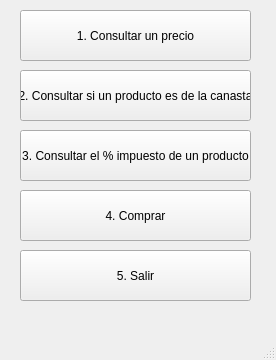
<?xml version="1.0" encoding="UTF-8"?>
<ui version="4.0">
 <class>W_MENU</class>
 <widget class="QMainWindow" name="W_MENU">
  <property name="geometry">
   <rect>
    <x>0</x>
    <y>0</y>
    <width>276</width>
    <height>360</height>
   </rect>
  </property>
  <property name="windowTitle">
   <string>MainWindow</string>
  </property>
  <widget class="QWidget" name="centralwidget">
   <widget class="QPushButton" name="pushButton">
    <property name="geometry">
     <rect>
      <x>20</x>
      <y>10</y>
      <width>231</width>
      <height>51</height>
     </rect>
    </property>
    <property name="text">
     <string>1. Consultar un precio</string>
    </property>
   </widget>
   <widget class="QPushButton" name="pushButton_2">
    <property name="geometry">
     <rect>
      <x>20</x>
      <y>70</y>
      <width>231</width>
      <height>51</height>
     </rect>
    </property>
    <property name="text">
     <string>2. Consultar si un producto es de la canasta</string>
    </property>
   </widget>
   <widget class="QPushButton" name="pushButton_3">
    <property name="geometry">
     <rect>
      <x>20</x>
      <y>130</y>
      <width>231</width>
      <height>51</height>
     </rect>
    </property>
    <property name="text">
     <string>3. Consultar el % impuesto de un producto</string>
    </property>
   </widget>
   <widget class="QPushButton" name="pushButton_4">
    <property name="geometry">
     <rect>
      <x>20</x>
      <y>190</y>
      <width>231</width>
      <height>51</height>
     </rect>
    </property>
    <property name="text">
     <string>4. Comprar</string>
    </property>
   </widget>
   <widget class="QPushButton" name="pushButton_5">
    <property name="geometry">
     <rect>
      <x>20</x>
      <y>250</y>
      <width>231</width>
      <height>51</height>
     </rect>
    </property>
    <property name="text">
     <string>5. Salir</string>
    </property>
   </widget>
  </widget>
  <widget class="QMenuBar" name="menubar">
   <property name="geometry">
    <rect>
     <x>0</x>
     <y>0</y>
     <width>276</width>
     <height>21</height>
    </rect>
   </property>
  </widget>
  <widget class="QStatusBar" name="statusbar"/>
 </widget>
 <resources/>
 <connections/>
</ui>
